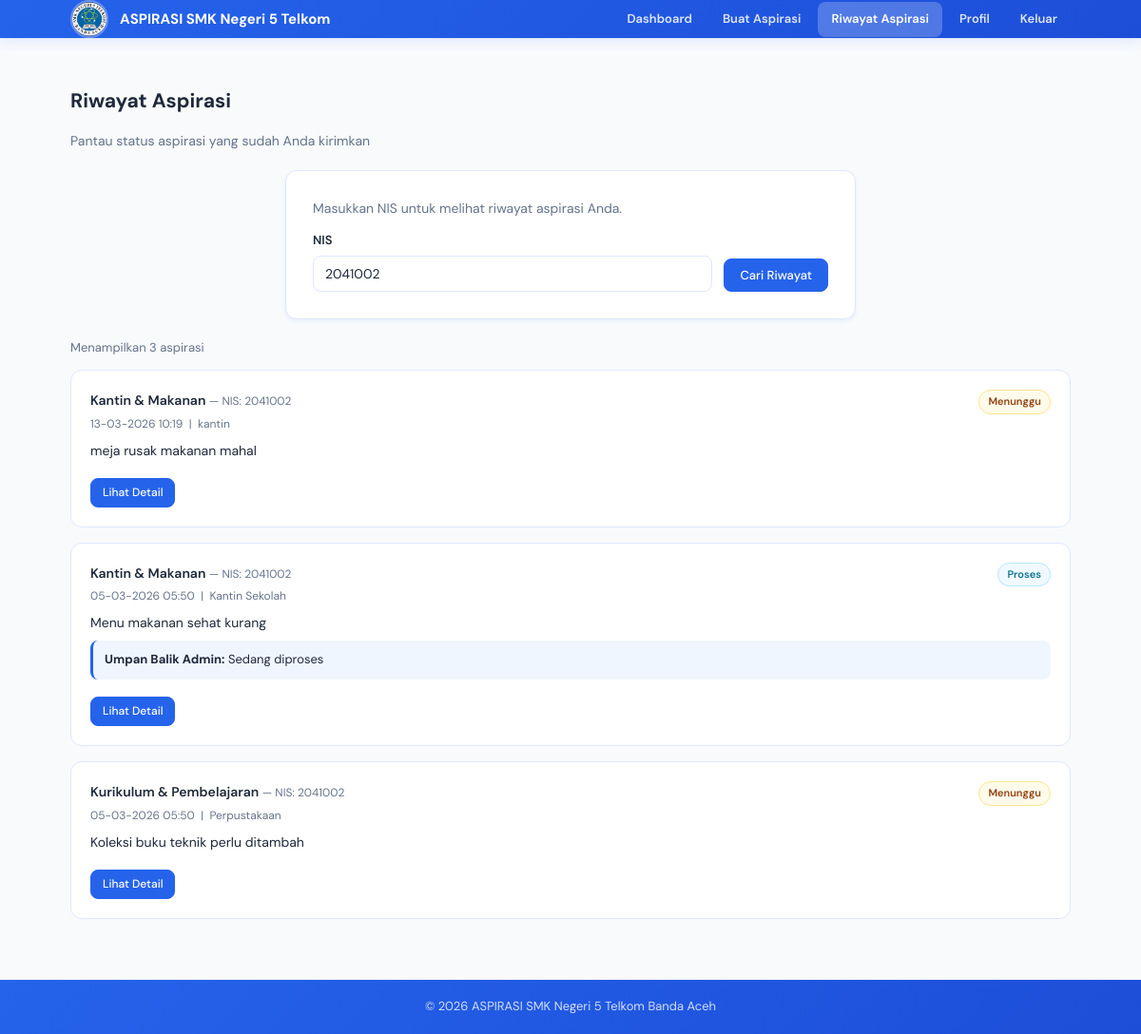
Screenshot of /riwayat-aspirasi.php?nis_cari=2041002 with the database file from the repository.
### tables this page shows
CREATE TABLE `input_aspirasi` (
  `id_pelaporan` int(11) NOT NULL,
  `nis` varchar(20) NOT NULL,
  `jurusan` varchar(50) DEFAULT NULL,
  `id_kategori` int(11) NOT NULL,
  `lokasi` varchar(200) NOT NULL,
  `ket` longtext NOT NULL,
  `tanggal_input` timestamp NOT NULL DEFAULT current_timestamp(),
  `status` varchar(50) DEFAULT 'menunggu',
  `penyelesaian` longtext DEFAULT NULL
);

CREATE TABLE `tb_kategori` (
  `id_kategori` int(11) NOT NULL,
  `ket_kategori` varchar(100) NOT NULL,
  `created_at` timestamp NOT NULL DEFAULT current_timestamp()
);

CREATE TABLE `tb_aspirasi` (
  `id_aspirasi` int(11) NOT NULL,
  `id_pelaporan` int(11) NOT NULL,
  `status` varchar(50) DEFAULT 'menunggu',
  `feedback` longtext DEFAULT NULL,
  `created_at` timestamp NOT NULL DEFAULT current_timestamp()
);

### riwayat-aspirasi.php (the view, shortened to what this page needs)
<?php
include 'db.php';
include 'nav.php';
$siswa_nis    = $_SESSION['siswa_id'] ?? null;
$nis_cari      = trim($_GET['nis_cari'] ?? '');
$aspirasi_list = [];
if ($conn) {
    $nis_query = $siswa_nis ?? ($nis_cari ?: null);
    if ($nis_query || $siswa_nis) {
        $where = ["1=1"];
        if ($nis_query) $where[] = "ia.nis = '" . $conn->real_escape_string($nis_query) . "'";
        $r = $conn->query("SELECT ia.id_pelaporan, ia.nis, ia.lokasi, ia.ket, ia.tanggal_input,
            tk.ket_kategori, ta.status, ta.feedback
            FROM input_aspirasi ia
            LEFT JOIN tb_aspirasi ta ON ia.id_pelaporan = ta.id_pelaporan
            LEFT JOIN tb_kategori tk ON ia.id_kategori = tk.id_kategori
            WHERE " . implode(' AND ', $where) . " ORDER BY ia.id_pelaporan DESC");
        if ($r) while ($row = $r->fetch_assoc()) $aspirasi_list[] = $row;
    }
}
?>
<div class="section">
    <div class="container">
        <h2>Riwayat Aspirasi</h2>
        <p class="page-subtitle">Pantau status aspirasi yang sudah Anda kirimkan</p>
        <?php if (!$siswa_nis): ?>
        <div class="form-card mb-20">
            <p style="margin:0 0 12px;color:var(--text-muted);font-size:14px">
                Masukkan NIS untuk melihat riwayat aspirasi Anda.
            </p>
            <form method="GET" action="" style="display:flex;gap:12px;flex-wrap:wrap;align-items:flex-end">
                <div class="form-group" style="flex:1;min-width:200px;margin:0">
                    <label>NIS</label>
                    <input type="text" name="nis_cari" class="input-control"
                           placeholder="Contoh: 2401234567"
                           value="<?php echo htmlspecialchars($nis_cari); ?>">
                </div>
                <button type="submit" class="btn btn-primary">Cari Riwayat</button>
            </form>
        </div>
        <?php endif; ?>
        <?php if (!empty($aspirasi_list)): ?>
            <div class="list-info">Menampilkan <?php echo count($aspirasi_list); ?> aspirasi</div>
            <?php foreach ($aspirasi_list as $asp):
                $status = $asp['status'] ?? 'Menunggu';
                $badge  = $status === 'Selesai' ? 'badge-selesai' : ($status === 'Proses' ? 'badge-proses' : 'badge-menunggu');
            ?>
            <div class="dashboard-card">
                <div class="dashboard-card-header">
                    <div>
                        <div class="dashboard-card-title">
                            <?php echo htmlspecialchars($asp['ket_kategori'] ?? 'Aspirasi'); ?>
                            <span style="font-size:12px;color:var(--text-muted);font-weight:400">
                                &mdash; NIS: <?php echo htmlspecialchars($asp['nis']); ?>
                            </span>
                        </div>
                        <div class="dashboard-card-meta">
                            <?php echo $asp['tanggal_input'] ? date('d-m-Y H:i', strtotime($asp['tanggal_input'])) : '-'; ?>
                            &nbsp;|&nbsp; <?php echo htmlspecialchars($asp['lokasi']); ?>
                        </div>
                    </div>
                    <span class="badge <?php echo $badge; ?>"><?php echo htmlspecialchars($status); ?></span>
                </div>
                <p class="card-desc">
                    <?php echo htmlspecialchars(mb_substr($asp['ket'], 0, 150));
                    if (mb_strlen($asp['ket']) > 150) echo '...'; ?>
                </p>
                <?php if (!empty($asp['feedback'])): ?>
                <div class="feedback-preview">
                    <strong>Umpan Balik Admin:</strong> <?php echo htmlspecialchars($asp['feedback']); ?>
                </div>
                <?php endif; ?>
                <a href="detail-aspirasi.php?id=<?php echo $asp['id_pelaporan']; ?>"
                   class="btn btn-sm btn-primary btn-auto mt-10">Lihat Detail</a>
            </div>
            <?php endforeach; ?>
        <?php endif; ?>
    </div>
</div>

### css/style.css (style rules this page uses)
:root { --bg: #f8fafc; --surface: #ffffff; --border: #e0e7ff; --text: #1e293b; --text-muted: #64748b; --text-light: #94a3b8; --primary: #2563eb; --primary-hover: #1d4ed8; --primary-light: #eff6ff; --success: #10b981; --success-bg: #f0fdf4; --success-border: #bbf7d0; --warning: #f59e0b; --warning-bg: #fffbeb; --warning-border: #fde68a; --danger: #ef4444; --danger-bg: #fef2f2; --danger-border: #fecaca; --info: #06b6d4; --info-bg: #f0f9ff; --info-border: #bae6fd; --radius: 12px; --radius-sm: 8px; --shadow-sm: 0 2px 4px rgba(37,99,235,0.08); --shadow: 0 4px 12px rgba(37,99,235,0.10), 0 0 0 1px rgba(37,99,235,0.05); --shadow-lg: 0 8px 32px rgba(37,99,235,0.15); --font: 'DM Sans', system-ui, sans-serif; --transition: 0.2s ease; --header-h: 64px; --gradient-primary: linear-gradient(135deg, #2563eb 0%, #1d4ed8 100%); }
*, *::before, *::after { box-sizing: border-box; }
html, body { height: 100%; margin: 0; padding: 0; }
body { display: flex; flex-direction: column; min-height: 100vh; font-family: var(--font); background: var(--bg); color: var(--text); font-size: 14px; line-height: 1.6; }
a { color: inherit; text-decoration: none; }
.container { max-width: 1100px; margin: 0 auto; padding: 0 24px; width: 100%; }
.section { flex: 1; padding: 32px 0 48px; }
.form-card { background: var(--surface); border: 1px solid var(--border); border-radius: var(--radius); padding: 28px; max-width: 600px; margin: 0 auto; box-shadow: var(--shadow-sm); }
.btn { display: inline-flex; align-items: center; justify-content: center; gap: 6px; padding: 8px 16px; border: 1px solid var(--border); background: var(--surface); color: var(--text-muted); border-radius: var(--radius-sm); cursor: pointer; font-weight: 500; font-size: 13px; font-family: var(--font); text-decoration: none; transition: all var(--transition); white-space: nowrap; }
.btn-primary, .btn-submit, .btn-save { background: var(--primary); color: #fff; border-color: var(--primary); }
.btn-sm { padding: 5px 12px; font-size: 12px; }
.btn-auto { width: auto; }
.form-group { margin-bottom: 16px; }
label, .form-label { display: block; margin-bottom: 6px; font-weight: 600; color: var(--text); font-size: 13px; }
.input-control, .form-group input:not([type=submit]), .form-group select, .form-group textarea, .form-control { width: 100%; padding: 9px 12px; border: 1px solid var(--border); border-radius: var(--radius-sm); background: var(--surface); color: var(--text); font-size: 14px; font-family: var(--font); transition: border-color var(--transition), box-shadow var(--transition); outline: none; }
.input-control::placeholder, .form-control::placeholder { color: var(--text-light); }
.badge, .status-badge { display: inline-flex; align-items: center; padding: 3px 9px; border-radius: 999px; font-size: 11px; font-weight: 600; }
.badge-menunggu { background: var(--warning-bg); color: #92400e; border: 1px solid var(--warning-border); }
.badge-proses { background: var(--info-bg); color: #0e7490; border: 1px solid var(--info-border); }
.dashboard-card { background: var(--surface); border: 1px solid var(--border); border-radius: var(--radius); padding: 20px; margin-bottom: 16px; transition: border-color var(--transition); }
.dashboard-card-header { display: flex; justify-content: space-between; align-items: flex-start; gap: 16px; margin-bottom: 8px; flex-wrap: wrap; }
.dashboard-card-title { font-size: 14px; font-weight: 600; color: var(--text); margin-bottom: 4px; }
.dashboard-card-meta { font-size: 12px; color: var(--text-muted); }
.card-desc { color: var(--text); font-size: 14px; margin: 8px 0; line-height: 1.5; }
.feedback-preview { background: var(--primary-light); border-left: 3px solid var(--primary); border-radius: var(--radius-sm); padding: 10px 12px; font-size: 13px; color: var(--text); margin: 8px 0; }
.page-subtitle { color: var(--text-muted); margin: -4px 0 20px; font-size: 14px; }
.list-info { font-size: 13px; color: var(--text-muted); margin-bottom: 12px; }
.mt-10 { margin-top: 10px; }
.mb-20 { margin-bottom: 20px; }

### rows the page displays
input_aspirasi: id_kategori.ket_kategori "Kantin & Makanan", nis "2041002", tanggal_input "13-03-2026 10:19", lokasi "kantin", status "Menunggu", ket "meja rusak makanan mahal"
input_aspirasi: id_kategori.ket_kategori "Kantin & Makanan", nis "2041002", tanggal_input "05-03-2026 05:50", lokasi "Kantin Sekolah", tb_aspirasi.status "Proses", ket "Menu makanan sehat kurang", tb_aspirasi.feedback "Sedang diproses"
input_aspirasi: id_kategori.ket_kategori "Kurikulum & Pembelajaran", nis "2041002", tanggal_input "05-03-2026 05:50", lokasi "Perpustakaan", tb_aspirasi.status "Menunggu", ket "Koleksi buku teknik perlu ditambah"

### other values shown
$label "Dashboard"
$label "Buat Aspirasi"
$label "Riwayat Aspirasi"
$label "Profil"
count($aspirasi_list) "3"
